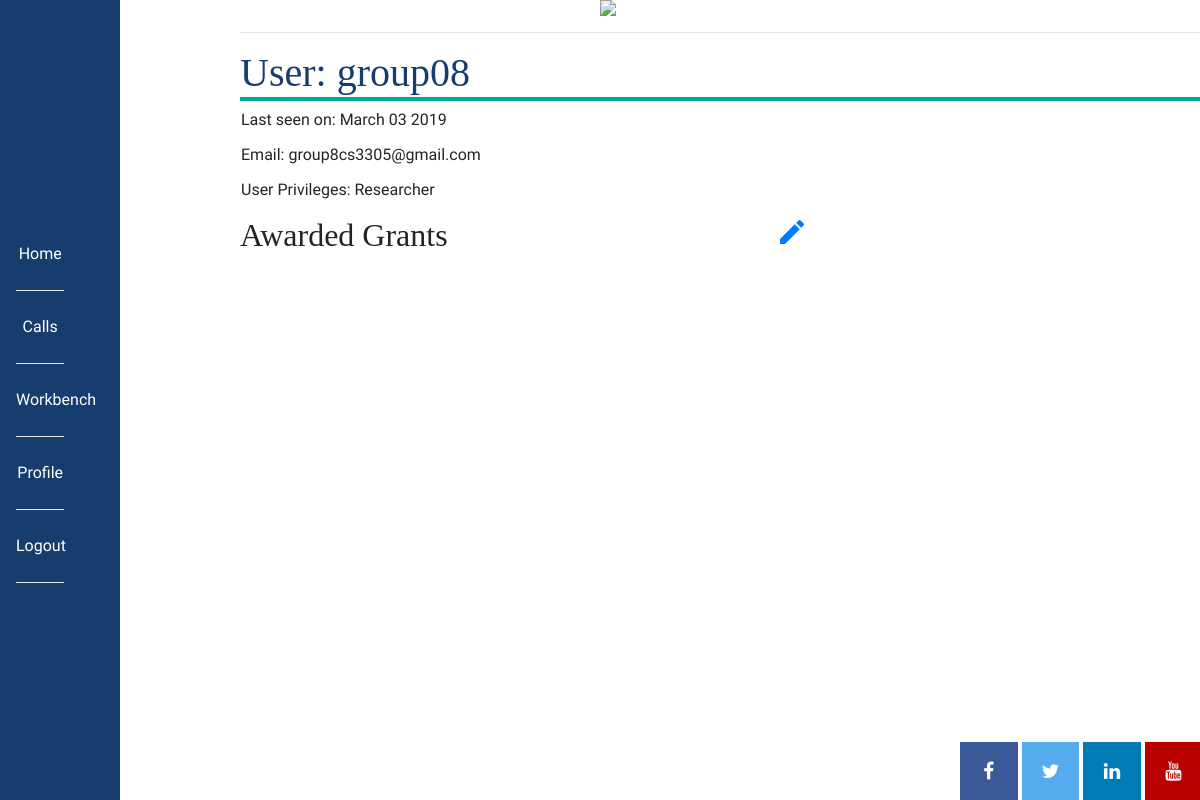
Page /profile/5 (signed in) on the earlier database version.
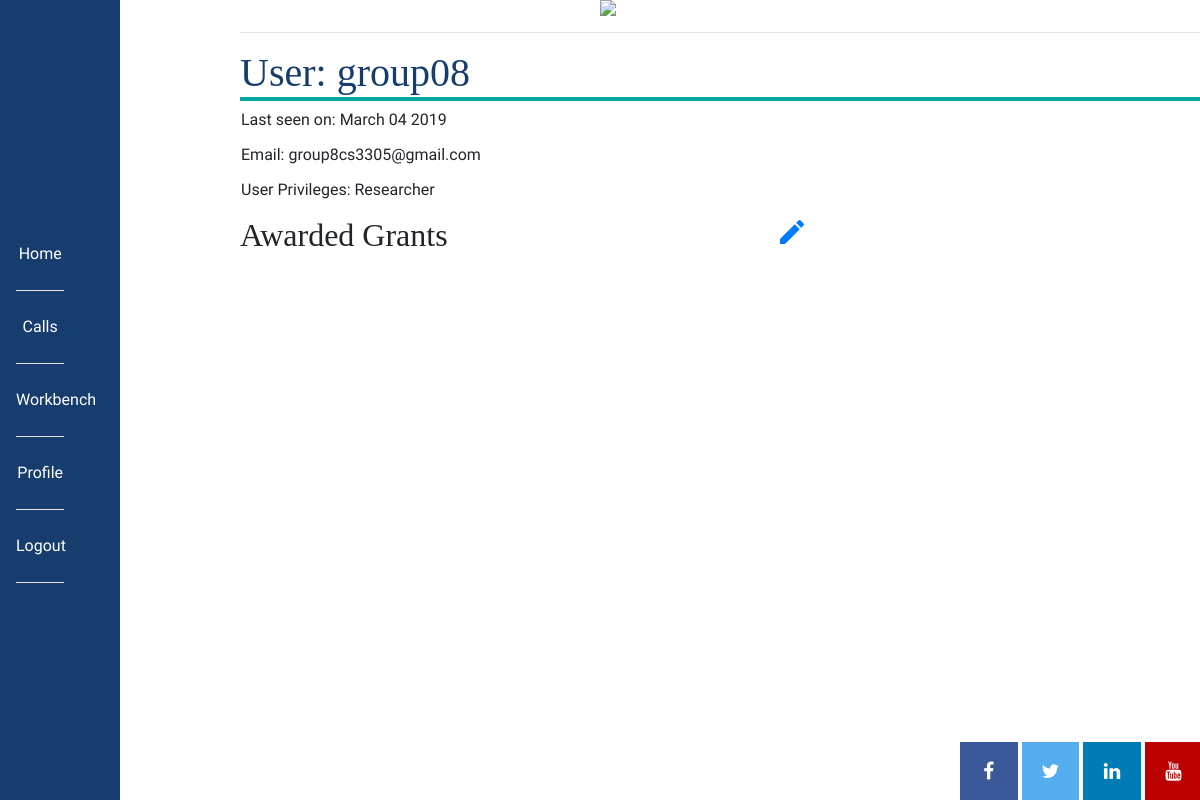
Same page on the later database version.
### app/models.py (models this page shows, shortened)
class User(db.Model, UserMixin):
    id = db.Column(db.Integer, primary_key=True)
    username = db.Column(db.String(64), index=True, unique=True)
    email = db.Column(db.String(120), index=True, unique=True)
    password_hash = db.Column(db.String(128))
    access = db.Column(db.Integer)
    proposals = db.relationship('Proposal', backref='author', lazy='dynamic')
    education_info = db.relationship("EducationInfo", backref="author", lazy="dynamic")
    employment = db.relationship("Employment", backref="author", lazy="dynamic")
    professional_studies = db.relationship("ProfessionalStudies", backref="author", lazy="dynamic")
    distinctions_and_awards = db.relationship("DistinctionsAndAwards", backref="author", lazy="dynamic")
    funding_diversification = db.relationship("FundingDiversification", backref="author", lazy="dynamic")
    team_members = db.relationship("TeamMembers", backref="author", lazy="dynamic")
    impacts = db.relationship("Impacts", backref="author", lazy="dynamic")
    innovations = db.relationship("Innovation", backref="author", lazy="dynamic")
    publications = db.relationship("Publication", backref="author", lazy="dynamic")
    presentations = db.relationship("Presentation", backref="author", lazy="dynamic")
    academic_collabs = db.relationship("AcademicCollabs", backref="author", lazy="dynamic")
    non_academic_collabs = db.relationship("NonAcademicCollabs", backref="author", lazy="dynamic")
    conferences = db.relationship("Conference", backref="author", lazy="dynamic")
    communications = db.relationship("Communications", backref="author", lazy="dynamic")
    funding_ratio = db.relationship("FundingRatio", backref="author", lazy="dynamic")
    public_engagement = db.relationship("PublicEngagement", backref="author", lazy="dynamic")
    about_me = db.Column(db.String(140))
    last_seen = db.Column(db.String(20), default=datetime.utcnow().strftime("%B %d %Y"))
    def is_admin(self):
        return self.access == 2
    def get_access(self):
        for acc in ACCESS:
            if self.access == ACCESS[acc]:
                return acc

### app/routes.py (the view)
@app.route('/profile/<user_id>')
@login_required
def profile(user_id):
    user = User.query.filter_by(id=user_id).first_or_404()
    access = user.get_access()
    proposals = Proposal.query.filter_by(user_id=user.id)
    return render_template('profile.html', user=user, img=svg, proposals=proposals, access=access)

### app/models.py (called while the page is built)
@login.user_loader
def load_user(id):
    return User.query.get(int(id))

### app/routes.py (called while the page is built)
@app.before_request
def before_request():
    if current_user.is_authenticated:
        current_user.last_seen = datetime.utcnow().strftime("%B %d %Y")
        db.session.commit()

### app/templates/profile.html (shortened to what this page needs)
{% extends "base.html" %}
{% block content %}
<main>
    <h1>User: {{  user.username }}</h1>
    <table>
        <tr valign=""top>
            <td>
                {% if user.last_seen %}<p>Last seen on: {{ user.last_seen }}</p>{%  endif %}
                <p>Email: {{ user.email }}</p>
                {% if user.access == 1 %}
                    <p>User Privileges: Researcher</p>
                {% elif user.access == 2 %}
                    <p>User Privileges: Admin</p>
                {% elif user.access == 3 %}
                    <p>User Privileges: Host Institution</p>
                {% elif user.access == 4 %}
                    <p>User Privileges: Reviewer</p>
                {% endif %}
            </td>
        </tr>
    </table>
        {% if user.access == 1 %}
        {% if current_user == user %}
            <a class="edit" href="{{  url_for('edit_profile') }}"><i class="material-icons">edit profile</i></a>
        {% endif %}
        <h2>Awarded Grants</h2>
        {% endif %}
</main>
{% endblock %}

### app/templates/base.html (shortened to what this page needs)
<html>
    <head>
      <link rel="stylesheet" href="https://cdnjs.cloudflare.com/ajax/libs/font-awesome/4.7.0/css/font-awesome.min.css">
      <link rel="stylesheet" href="https://maxcdn.bootstrapcdn.com/bootstrap/4.3.1/css/bootstrap.min.css">
        <link rel="stylesheet" href="{{  url_for('static', filename='css/style.css') }}">
    </head>
    <body>
        <div class="logo">
            <a href="{{ url_for('index') }}"><img src="{{ img }}"></a>
        </div>
        <div class="nav">
        <nav class="navbar">
            <ul class="navbar-nav">
                <li class="nav-item"><a class="nav-link" href="{{ url_for('index') }}">Home</a></li>
                <li class="nav-item"><a class="nav-link" href="{{ url_for('calls') }}">Calls</a></li>
                {% if current_user.is_anonymous %}
                <li class="nav-item"><a class="nav-link" href="{{ url_for('login') }}">Login</a></li>
                {% else %}
                    {% if current_user.is_admin() %}
                        <li class="nav-item"><a class="nav-link" href="{{ url_for('admin') }}">Admin</a></li>
                    {% elif current_user.access == 4 %}
                        <li class="nav-item"><a class="nav-link" href="{{ url_for('reviewer') }}">Reviewer</a></li>
                    {% elif current_user.access == 1 %}
                        <li class="nav-item"><a class="nav-link" href="{{ url_for('workbench') }}">Workbench</a></li>
                    {% elif current_user.access == 3 %}
                        <li class="nav-item"><a class="nav-link" href="{{ url_for('host_institution') }}">Host Institution</a></li>
                    {% endif %}
                    <li class="nav-item"><a class="nav-link" href="{{  url_for('profile', user_id=current_user.id) }}">Profile</a></li>
                    <li class="nav-item"><a class="nav-link" href="{{ url_for('logout') }}">Logout</a></li>
                {% endif %}
            </ul>
        </nav>
        </div>
        <div class="flash">
            <hr>
            </div>
            {% block content %}{% endblock %}
            <div class="social">
                    <a href="https://www.facebook.com/ScienceFoundationIreland/" target="_blank" class="fa fa-facebook"></a>
                    <a href="https://twitter.com/scienceirel" target="_blank" class="fa fa-twitter"></a>
                    <a href="https://www.linkedin.com/company/science-foundation-ireland" target="_blank" class="fa fa-linkedin"></a>
                    <a href="https://www.youtube.com/ScienceFoundationIreland" target="_blank" class="fa fa-youtube"></a>
            </div>
    </body>
</html>

### app/static/css/style.css (style rules this page uses)
.logo { margin-left:50%; display:inline-block; }
.nav { background-color:#173D6E; float:left; width:10%; height:100%; position: fixed; top:0; }
nav { width:100%; float:left; }
.nav-item { text-align:center; border-bottom:.1em #e5e5e5 solid; padding: 1em 0em; color:white; }
.nav-link { font-size:1em; color:white; }
ul { width: 55%; float: left; }
main { display:block; margin-left:20%; }
h1, h2, h3, h4, h5, h6 { font-family:Georgia, Times, serif; }
h1 { border-bottom: .1em solid #00A79A; }
p, div, a { font-family: 'Nobile', Helvetica, Arial, sans-serif; }
.nav-link, .nav-link:hover, .nav-link:active, .nav-link:visited { color:white; text-decoration: none; }
.material-icons { font-size:2em; float:right; margin-right:5em; }
.social { float:right; margin-left:80%; position: fixed; bottom: 0; width: 50%; }
.fa { padding:1em; font-size: 1.2em; height:3em; width: 3em; text-align: center; text-decoration: none; }
.fa-facebook { background: #3B5998; color: white; }
.fa-twitter { background: #55ACEE; color: white; }
.fa-linkedin { background: #007bb5; color: white; }
.fa-youtube { background: #bb0000; background: #bb0000; color: white; }
a,a:hover, a:focus, a:active { text-decoration: none; }
.flash { padding-left:20%; width:100%; }
h1 { color:#173D6E; }

Differences in the rows shown:
changed User "group08": last_seen "March 03 2019" → "March 04 2019"
